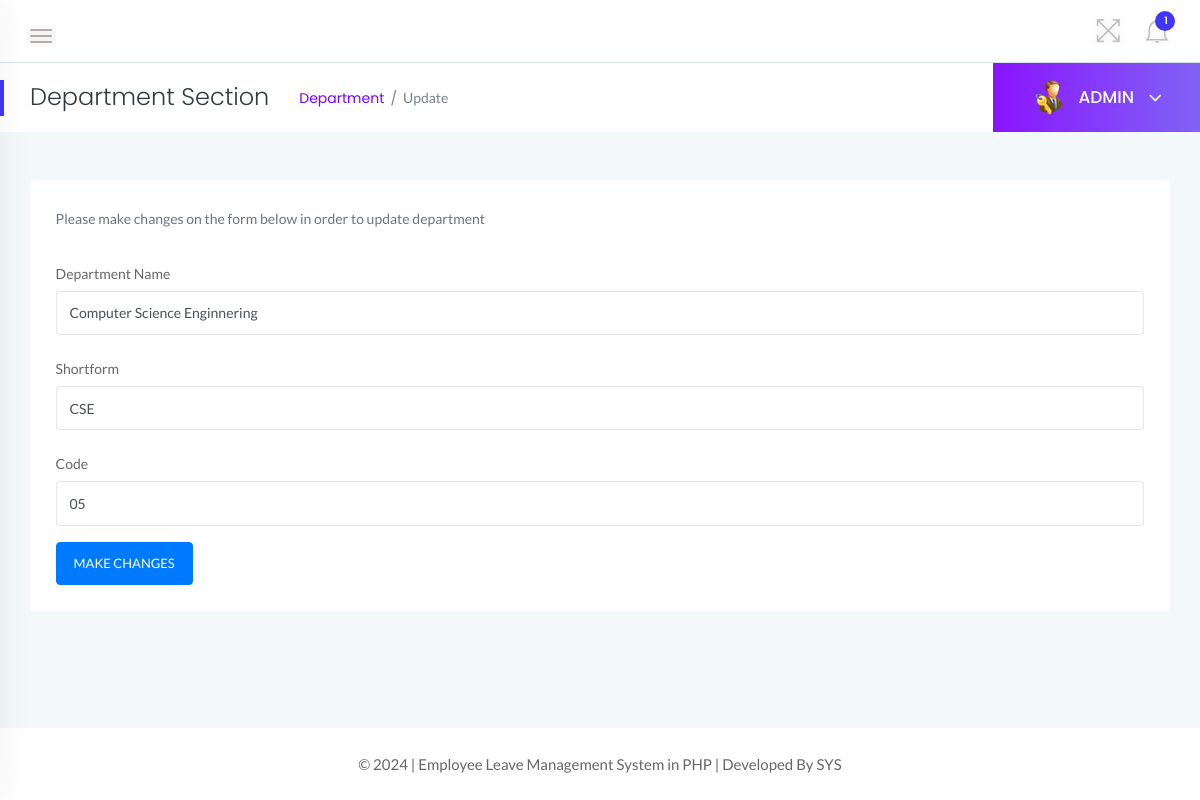
Page /admin/edit-department.php?deptid=1 (signed in) on the committed database.
### tables this page shows
CREATE TABLE `tbldepartments` (
  `id` int(11) NOT NULL,
  `DepartmentName` varchar(150) DEFAULT NULL,
  `DepartmentShortName` varchar(100) NOT NULL,
  `DepartmentCode` varchar(50) DEFAULT NULL,
  `CreationDate` timestamp NULL DEFAULT current_timestamp()
);

### admin/edit-department.php (the view, shortened to what this page needs)
<?php
    if(strlen($_SESSION['alogin'])==0){
    header('location:index.php');
    } else {
?>
<!doctype html>
<html class="no-js" lang="en">
<head>
    <link rel="stylesheet" href="../assets/css/bootstrap.min.css">
    <link rel="stylesheet" href="../assets/css/font-awesome.min.css">
    <link rel="stylesheet" href="../assets/css/themify-icons.css">
    <link rel="stylesheet" href="../assets/css/metisMenu.css">
    <link rel="stylesheet" href="../assets/css/owl.carousel.min.css">
    <link rel="stylesheet" href="../assets/css/slicknav.min.css">
    <link rel="stylesheet" href="https://www.amcharts.com/lib/3/plugins/export/export.css" type="text/css" media="all" />
    <link rel="stylesheet" type="text/css" href="https://cdn.datatables.net/1.10.19/css/jquery.dataTables.css">
    <link rel="stylesheet" type="text/css" href="https://cdn.datatables.net/1.10.18/css/dataTables.bootstrap4.min.css">
    <link rel="stylesheet" type="text/css" href="https://cdn.datatables.net/responsive/2.2.3/css/responsive.bootstrap.min.css">
    <link rel="stylesheet" type="text/css" href="https://cdn.datatables.net/responsive/2.2.3/css/responsive.jqueryui.min.css">
    <link rel="stylesheet" href="../assets/css/typography.css">
    <link rel="stylesheet" href="../assets/css/default-css.css">
    <link rel="stylesheet" href="../assets/css/styles.css">
    <link rel="stylesheet" href="../assets/css/responsive.css">
</head>
<body>
    <div class="page-container">
        <div class="main-content">
            <div class="header-area">
                <div class="row align-items-center">
                    <div class="col-md-6 col-sm-8 clearfix">
                        <div class="nav-btn pull-left">
                            <span></span>
                            <span></span>
                            <span></span>
                        </div>
                    </div>
                    <div class="col-md-6 col-sm-4 clearfix">
                        <ul class="notification-area pull-right">
                            <li id="full-view"><i class="ti-fullscreen"></i></li>
                            <?php include '../includes/admin-notification.php'?>
                        </ul>
                    </div>
                </div>
            </div>
            <div class="page-title-area">
                <div class="row align-items-center">
                    <div class="col-sm-6">
                        <div class="breadcrumbs-area clearfix">
                            <h4 class="page-title pull-left">Department Section</h4>
                            <ul class="breadcrumbs pull-left">
                                <li><a href="department.php">Department</a></li>
                                <li><span>Update</span></li>
                            </ul>
                        </div>
                    </div>
                    <div class="col-sm-6 clearfix">
                        <div class="user-profile pull-right">
                            <img class="avatar user-thumb" src="../assets/images/admin.png" alt="avatar">
                            <h4 class="user-name dropdown-toggle" data-toggle="dropdown">ADMIN <i class="fa fa-angle-down"></i></h4>
                        </div>
                    </div>
                </div>
            </div>
            <div class="main-content-inner">
                <div class="row">
                    <div class="col-12 mt-5">
                        <div class="card">
                                <form method="POST">
                                 <div class="card-body">
                                        <p class="text-muted font-14 mb-4">Please make changes on the form below in order to update department</p>
                                        <?php
                                            $did=intval($_GET['deptid']);
                                            $sql = "SELECT * from tbldepartments WHERE id=:did";
                                            $query = $dbh -> prepare($sql);
                                            $query->bindParam(':did',$did,PDO::PARAM_STR);
                                            $query->execute();
                                            $results=$query->fetchAll(PDO::FETCH_OBJ);
                                            if($query->rowCount() > 0)
                                            {
                                            foreach($results as $result)
                                            {               ?>
                                        <div class="form-group">
                                            <label for="example-text-input" class="col-form-label">Department Name</label>
                                            <input class="form-control" name="departmentname" type="text" required id="example-text-input" value="<?php echo htmlentities($result->DepartmentName);?>">
                                        </div>
                                        <div class="form-group">
                                            <label for="example-text-input" class="col-form-label">Shortform</label>
                                            <input class="form-control" name="departmentshortname" type="text" autocomplete="off" required id="example-text-input" value="<?php echo htmlentities($result->DepartmentShortName);?>">
                                        </div>
                                        <div class="form-group">
                                            <label for="example-email-input" class="col-form-label">Code</label>
                                            <input class="form-control" name="deptcode" type="text" autocomplete="off" required id="example-email-input" value="<?php echo htmlentities($result->DepartmentCode);?>">
                                        </div>
                                        <?php }
                                        }?>
                                        <button class="btn btn-primary" name="update" id="update" type="submit">MAKE CHANGES</button>
                                    </div>
                         </form>
                         </div>
                    </div>
                </div>
                </div>
            </div>
            <?php include '../includes/footer.php' ?>
        </div>
</body>
</html>
<?php } ?>

### assets/css/typography.css (style rules this page uses)
body { font-size: 14px; font-family: 'Lato', sans-serif; }
h1, h2, h3, h4, h5, h6 { margin: 0; font-family: 'Poppins', sans-serif; }
p { font-family: 'Lato', sans-serif; font-size: 15px; line-height: 26px; color: #444; margin-bottom: 0; }
a, a:visited { text-decoration: none; transition: all 0.3s ease-in-out; -webkit-transition: all 0.3s ease-in-out; -moz-transition: all 0.3s ease-in-out; -o-transition: all 0.3s ease-in-out; outline: 0; font-family: 'Poppins', sans-serif; }
ul, ol { margin-bottom: 0px; margin-top: 0px; padding: 0; }
ul { margin: 0; list-style-type: none; }
button { cursor: pointer; outline: none!important; letter-spacing: 0; }

### assets/css/default-css.css (style rules this page uses)
* { margin: 0; padding: 0; box-sizing: border-box; }
*, *:before, *:after { -moz-box-sizing: border-box; -webkit-box-sizing: border-box; box-sizing: border-box; }
html { -webkit-font-smoothing: antialiased; }
body { background: #fff; font-weight: normal; -webkit-font-smoothing: antialiased; -webkit-text-size-adjust: 100%; }
img { max-width: 100%; height: auto; }
:root { --primary-color: #4336FB; }

### assets/css/responsive.css (style rules this page uses)
@media (min-width: 1200px) and (max-width: 1364px) { .nav-btn { position: fixed; z-index: 99; left: 363px; background: #303641; padding: 14px; top: 0; margin: 0; } }
@media (min-width: 1200px) and (max-width: 1364px) { .nav-btn span { background: #fffbfb; } }
@media (min-width: 1200px) and (max-width: 1364px) { .sbar_collapsed .nav-btn { position: initial; background: none; padding: 0; margin: 10px 30px 0 0; } }
@media (min-width: 1200px) and (max-width: 1364px) { .sbar_collapsed .nav-btn span { background: #b3aaaa; } }
@media (min-width: 1200px) and (max-width: 1364px) { .main-content-inner { padding: 0 15px 50px; } }
@media (min-width: 1200px) and (max-width: 1364px) { .page-container, .sbar_collapsed.page-container { padding-left: 0; } }

### rows in the picture
tbldepartments: departmentname "Computer Science Enginnering", departmentshortname "CSE", deptcode "05"

### other values in the picture
$unreadcount "1"
